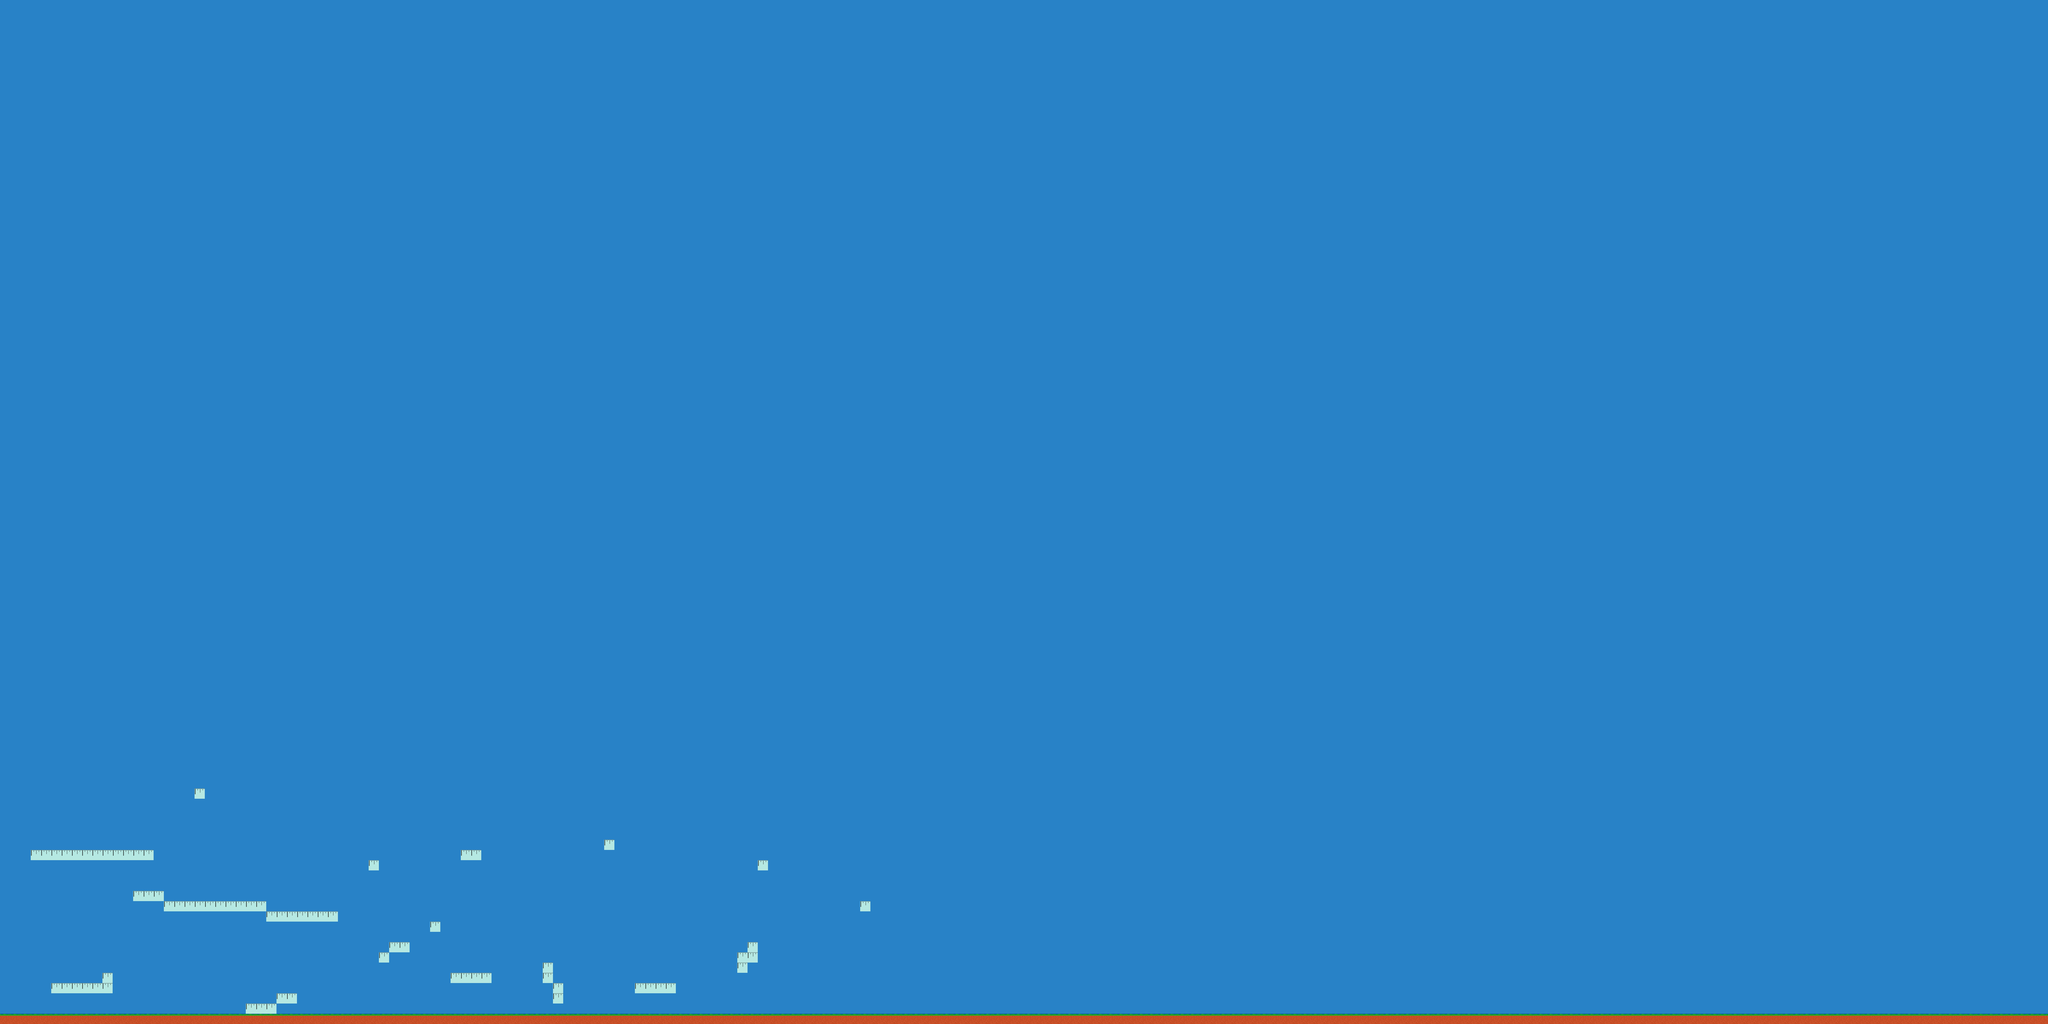

A level layout from a 2D game, rendered from its tile map. Below: a short description, then the map file with tile-grid data replaced by summaries:
An orthogonal 200x100 tile map with 32x32 px tiles, 1 tile layer (Tile Layer 1), 6 tilesets and 15 objects.

<map version="1.0" orientation="orthogonal" renderorder="right-up" width="200" height="100" tilewidth="32" tileheight="32" backgroundcolor="#015380" nextobjectid="88">
 <properties>
  <property name="Ground" value="" />
 </properties>
 <tileset firstgid="1" name="tilesetA" tilewidth="32" tileheight="32" tilecount="16">
  <image source="tileset.png" trans="ff00ff" width="128" height="128" />
 </tileset>
 <tileset firstgid="17" name="grass" tilewidth="32" tileheight="32" tilecount="1">
  <image source="grass.png" trans="ff00ff" width="32" height="32" />
 </tileset>
 <tileset firstgid="18" name="dirt" tilewidth="32" tileheight="32" tilecount="1">
  <image source="dirt.png" trans="ff00ff" width="32" height="32" />
 </tileset>
 <tileset firstgid="19" name="platformN" tilewidth="32" tileheight="32" tilecount="1">
  <image source="platformN.png" trans="ff00ff" width="32" height="32" />
 </tileset>
 <tileset firstgid="20" name="platformR" tilewidth="32" tileheight="32" tilecount="1">
  <image source="platformR.png" trans="ff00ff" width="32" height="32" />
 </tileset>
 <tileset firstgid="21" name="sky" tilewidth="32" tileheight="32" tilecount="1">
  <image source="sky.png" trans="ff00ff" width="32" height="32" />
 </tileset>
 <layer name="Tile Layer 1" width="200" height="100">
  <data>[20000 cells, 20000 non-empty, 3 distinct tile ids]</data>
 </layer>
 <objectgroup name="Object Layer 1">
  <object id="71" gid="4" x="188" y="3040" width="32" height="32" />
  <object id="72" gid="4" x="492" y="2740" width="32" height="32" />
  <object id="73" gid="4" x="844" y="2632" width="32" height="32" />
  <object id="74" gid="4" x="44" y="2560" width="32" height="32" />
  <object id="75" gid="4" x="360" y="2914" width="32" height="32" />
  <object id="77" gid="4" x="508" y="3102" width="32" height="32" />
  <object id="78" gid="4" x="836" y="3102" width="32" height="32" />
  <object id="79" gid="4" x="962" y="2816" width="32" height="32" />
  <object id="80" gid="4" x="1256" y="3102" width="32" height="32" />
  <object id="81" gid="4" x="1614" y="3008" width="32" height="32" />
  <object id="82" gid="4" x="1818" y="2940" width="32" height="32" />
  <object id="83" gid="4" x="2516" y="2884" width="32" height="32" />
  <object id="84" gid="4" x="2354" y="2320" width="32" height="32" />
  <object id="86" gid="4" x="1444" y="2474" width="32" height="32" />
  <object id="87" gid="4" x="2126" y="2992" width="32" height="32" />
 </objectgroup>
</map>
